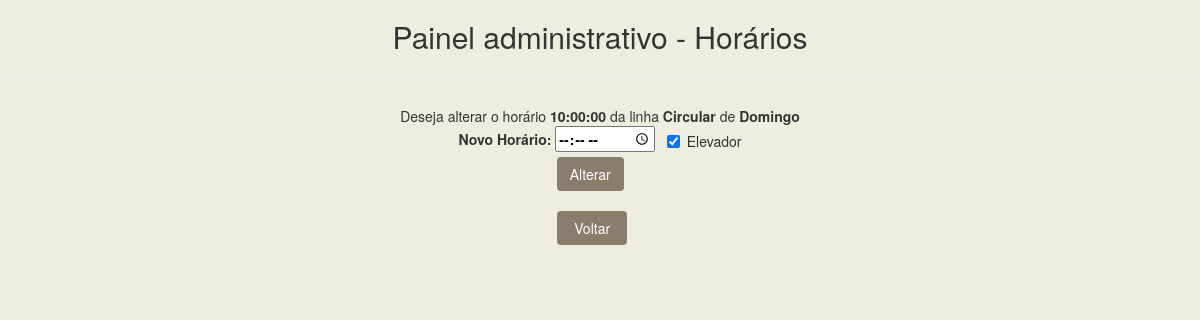
Page /update.php?codhor=172 on the committed database.
### tables this page shows
CREATE TABLE IF NOT EXISTS `thorario` (
  `CodHor` int(8) NOT NULL AUTO_INCREMENT,
  `CodLin` int(8) NOT NULL,
  `CodDia` int(8) NOT NULL,
  `Horario` time NOT NULL,
  `Elevador` int(11) NOT NULL DEFAULT '0',
  `Observ` varchar(100) DEFAULT NULL,
  `Terminal` varchar(100) DEFAULT NULL,
  PRIMARY KEY (`CodHor`)
);

CREATE TABLE IF NOT EXISTS `tlinha` (
  `CodLin` int(8) NOT NULL AUTO_INCREMENT,
  `AbrLin` varchar(6) DEFAULT NULL,
  `Nome` varchar(100) NOT NULL,
  PRIMARY KEY (`CodLin`)
);

CREATE TABLE IF NOT EXISTS `tdia` (
  `CodDia` int(9) NOT NULL AUTO_INCREMENT,
  `DescDia` varchar(100) NOT NULL,
  PRIMARY KEY (`CodDia`)
);

### update.php (the view, shortened to what this page needs)
<?php
require("conetion.php");
if(isset($_GET['codhor'])){
  $CodHor = $_GET ['codhor'];
}else{
  $CodHor = '';
}
if(isset($_GET['newhorario'])){
  $Newhorario = $_GET ['newhorario'];
}else{
  $Newhorario = '';
}
if(isset($_GET['elevador'])){
  $Elevador = $_GET ['elevador'];
}else{
  $Elevador = '';
}
?>
<!DOCTYPE html>
<html lang="pt-br">
<head>
  <link rel="stylesheet" href="https://maxcdn.bootstrapcdn.com/bootstrap/3.3.6/css/bootstrap.min.css">
  <link rel="stylesheet" type="text/css" href="css.css">
</head>
<body>
<div class="tudo">
    <div class="blank-space">
      <h2 class="">Painel administrativo - Horários</h2>
    </div>
    <br>
    <div class="select-linhas">
<?php
global $CodLin;
global $CodDia;
global $Horario;
global $Nome;
global $DescDia;
  if($Newhorario == ''){
    $resultado = mysqli_query($con,"SELECT * FROM thorario WHERE CodHor = '$CodHor';");
      while ($linha = mysqli_fetch_array($resultado)){
        $Horario = $linha["Horario"];
        $CodLin = $linha["CodLin"];
        $CodDia = $linha["CodDia"];
        $Elevador = $linha["Elevador"];
      }
    $resultado = mysqli_query($con,"SELECT DescDia FROM tdia WHERE CodDia = '$CodDia';");
      while ($linha = mysqli_fetch_array($resultado)){
        $DescDia = $linha["DescDia"];
      }
    $resultado = mysqli_query($con,"SELECT * FROM tlinha WHERE CodLin = '$CodLin';");
      while ($linha = mysqli_fetch_array($resultado)){
        $Nome = $linha["Nome"];
      }
    echo "<p>Deseja alterar o horário <b>$Horario</b> da linha <b>$Nome</b> de <b>$DescDia</b></p>";
    echo "<form action=\"update.php\" method=\"get\">";
    echo "<label>Novo Horário: <input type=\"time\" required name=\"newhorario\" autofocus></label>";
    echo "&nbsp;&nbsp;&nbsp;<label class=\"checkbox-inline\"><input type=\"checkbox\" name=\"elevador\" value=\"1\" ";
    echo ($Elevador == 1) ? "checked" : "";
    echo ">Elevador</label>";
    echo "<br>";
    echo"<button type= submit class=btn btn-lg btn-defalt>Alterar</button>";
    echo "</form>";
    echo "<br>";
    echo "<a href=\"admin.php?linha=$CodLin\"><button type= submit class=btn btn-lg btn-defalt>&nbspVoltar&nbsp</button></a>&nbsp&nbsp&nbsp&nbsp";
  }
    ?>
          </div>
        </div>
</body>
</html>

### css.css (style rules this page uses)
div.tudo { background: #EEEEE0; text-align: center; }
html { background: #EEEEE0; overflow-y: scroll; }
h2 { display: inline-block; }
div.blank-space { height: 80px; text-align: center; border-bottom: 1px solid #eee; margin-bottom: 6px; }
h2 { text-align: center; }
div.select-linhas button { color: white; background: #8B7D6B; }
p { margin: 0; }
input { color: black; }

### rows in the picture
thorario: Horario "10:00:00", Elevador "☑"
tlinha: Nome "Circular"
tdia: DescDia "Domingo"
